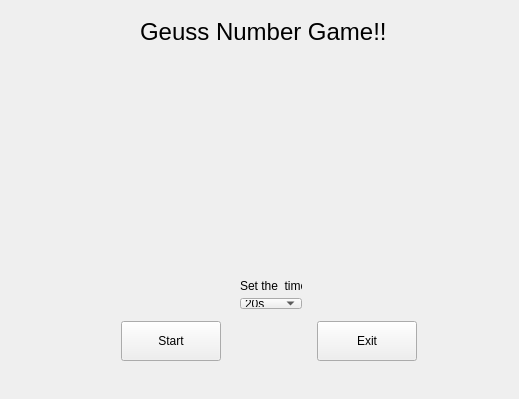
<?xml version="1.0" encoding="UTF-8"?>
<ui version="4.0">
 <class>Widget</class>
 <widget class="QWidget" name="Widget">
  <property name="geometry">
   <rect>
    <x>0</x>
    <y>0</y>
    <width>519</width>
    <height>399</height>
   </rect>
  </property>
  <property name="windowTitle">
   <string>Widget</string>
  </property>
  <widget class="QStackedWidget" name="stackedWidget">
   <property name="geometry">
    <rect>
     <x>9</x>
     <y>9</y>
     <width>501</width>
     <height>381</height>
    </rect>
   </property>
   <property name="minimumSize">
    <size>
     <width>80</width>
     <height>40</height>
    </size>
   </property>
   <property name="cursor">
    <cursorShape>OpenHandCursor</cursorShape>
   </property>
   <property name="currentIndex">
    <number>0</number>
   </property>
   <widget class="QWidget" name="startMenu">
    <property name="styleSheet">
     <string notr="true">z</string>
    </property>
    <widget class="QLabel" name="labelText">
     <property name="geometry">
      <rect>
       <x>131</x>
       <y>9</y>
       <width>276</width>
       <height>28</height>
      </rect>
     </property>
     <property name="text">
      <string>&lt;html&gt;&lt;head/&gt;&lt;body&gt;&lt;p&gt;&lt;span style=&quot; font-size:18pt;&quot;&gt;Geuss  Number Game!!&lt;/span&gt;&lt;/p&gt;&lt;/body&gt;&lt;/html&gt;</string>
     </property>
    </widget>
    <widget class="QPushButton" name="ptbStart">
     <property name="geometry">
      <rect>
       <x>112</x>
       <y>312</y>
       <width>100</width>
       <height>40</height>
      </rect>
     </property>
     <property name="minimumSize">
      <size>
       <width>100</width>
       <height>40</height>
      </size>
     </property>
     <property name="text">
      <string>Start</string>
     </property>
    </widget>
    <widget class="QWidget" name="">
     <property name="geometry">
      <rect>
       <x>220</x>
       <y>260</y>
       <width>84</width>
       <height>51</height>
      </rect>
     </property>
     <layout class="QVBoxLayout" name="verticalLayout">
      <item>
       <widget class="QLabel" name="label_combox">
        <property name="text">
         <string>Set the  time:</string>
        </property>
       </widget>
      </item>
      <item>
       <widget class="QComboBox" name="comboBox">
        <item>
         <property name="text">
          <string>20s</string>
         </property>
        </item>
        <item>
         <property name="text">
          <string>10s</string>
         </property>
        </item>
        <item>
         <property name="text">
          <string>5s</string>
         </property>
        </item>
        <item>
         <property name="text">
          <string>40s</string>
         </property>
        </item>
        <item>
         <property name="text">
          <string>60s</string>
         </property>
        </item>
        <item>
         <property name="text">
          <string>120s</string>
         </property>
        </item>
       </widget>
      </item>
     </layout>
    </widget>
    <widget class="QPushButton" name="ptbExit">
     <property name="geometry">
      <rect>
       <x>308</x>
       <y>312</y>
       <width>100</width>
       <height>40</height>
      </rect>
     </property>
     <property name="minimumSize">
      <size>
       <width>100</width>
       <height>40</height>
      </size>
     </property>
     <property name="text">
      <string>Exit</string>
     </property>
    </widget>
    <widget class="QLabel" name="labelStartGIF">
     <property name="geometry">
      <rect>
       <x>50</x>
       <y>70</y>
       <width>411</width>
       <height>161</height>
      </rect>
     </property>
     <property name="text">
      <string/>
     </property>
    </widget>
    <zorder>labelText</zorder>
    <zorder>label_combox</zorder>
    <zorder>horizontalSpacer</zorder>
    <zorder>horizontalSpacer_2</zorder>
    <zorder>horizontalSpacer_3</zorder>
    <zorder>horizontalSpacer_4</zorder>
    <zorder>comboBox</zorder>
    <zorder>ptbStart</zorder>
    <zorder>horizontalSpacer_6</zorder>
    <zorder>horizontalSpacer_7</zorder>
    <zorder></zorder>
    <zorder>label_combox</zorder>
    <zorder>comboBox</zorder>
    <zorder>ptbExit</zorder>
    <zorder>labelStartGIF</zorder>
   </widget>
   <widget class="QWidget" name="GameMenu">
    <widget class="QProgressBar" name="progressBar">
     <property name="geometry">
      <rect>
       <x>10</x>
       <y>10</y>
       <width>481</width>
       <height>22</height>
      </rect>
     </property>
     <property name="value">
      <number>24</number>
     </property>
    </widget>
    <widget class="QTextEdit" name="textEdit">
     <property name="geometry">
      <rect>
       <x>10</x>
       <y>40</y>
       <width>481</width>
       <height>231</height>
      </rect>
     </property>
    </widget>
    <widget class="QPushButton" name="pbt0">
     <property name="geometry">
      <rect>
       <x>9</x>
       <y>282</y>
       <width>80</width>
       <height>40</height>
      </rect>
     </property>
     <property name="minimumSize">
      <size>
       <width>80</width>
       <height>40</height>
      </size>
     </property>
     <property name="text">
      <string>0</string>
     </property>
    </widget>
    <widget class="QPushButton" name="pbt1">
     <property name="geometry">
      <rect>
       <x>95</x>
       <y>282</y>
       <width>80</width>
       <height>40</height>
      </rect>
     </property>
     <property name="minimumSize">
      <size>
       <width>80</width>
       <height>40</height>
      </size>
     </property>
     <property name="text">
      <string>1</string>
     </property>
    </widget>
    <widget class="QPushButton" name="pbt2">
     <property name="geometry">
      <rect>
       <x>181</x>
       <y>282</y>
       <width>80</width>
       <height>40</height>
      </rect>
     </property>
     <property name="minimumSize">
      <size>
       <width>80</width>
       <height>40</height>
      </size>
     </property>
     <property name="text">
      <string>2</string>
     </property>
    </widget>
    <widget class="QPushButton" name="pbt3">
     <property name="geometry">
      <rect>
       <x>267</x>
       <y>282</y>
       <width>80</width>
       <height>40</height>
      </rect>
     </property>
     <property name="minimumSize">
      <size>
       <width>80</width>
       <height>40</height>
      </size>
     </property>
     <property name="text">
      <string>3</string>
     </property>
    </widget>
    <widget class="QPushButton" name="pbt4">
     <property name="geometry">
      <rect>
       <x>354</x>
       <y>282</y>
       <width>80</width>
       <height>40</height>
      </rect>
     </property>
     <property name="minimumSize">
      <size>
       <width>80</width>
       <height>40</height>
      </size>
     </property>
     <property name="text">
      <string>4</string>
     </property>
    </widget>
    <widget class="QPushButton" name="pbt5">
     <property name="geometry">
      <rect>
       <x>9</x>
       <y>328</y>
       <width>80</width>
       <height>40</height>
      </rect>
     </property>
     <property name="minimumSize">
      <size>
       <width>80</width>
       <height>40</height>
      </size>
     </property>
     <property name="text">
      <string>5</string>
     </property>
    </widget>
    <widget class="QPushButton" name="pbt7">
     <property name="geometry">
      <rect>
       <x>181</x>
       <y>328</y>
       <width>80</width>
       <height>40</height>
      </rect>
     </property>
     <property name="minimumSize">
      <size>
       <width>80</width>
       <height>40</height>
      </size>
     </property>
     <property name="text">
      <string>7</string>
     </property>
    </widget>
    <widget class="QPushButton" name="pbt9">
     <property name="geometry">
      <rect>
       <x>354</x>
       <y>328</y>
       <width>80</width>
       <height>40</height>
      </rect>
     </property>
     <property name="minimumSize">
      <size>
       <width>80</width>
       <height>40</height>
      </size>
     </property>
     <property name="text">
      <string>9</string>
     </property>
    </widget>
    <widget class="QPushButton" name="pbt8">
     <property name="geometry">
      <rect>
       <x>267</x>
       <y>328</y>
       <width>80</width>
       <height>40</height>
      </rect>
     </property>
     <property name="minimumSize">
      <size>
       <width>80</width>
       <height>40</height>
      </size>
     </property>
     <property name="text">
      <string>8</string>
     </property>
    </widget>
    <widget class="QPushButton" name="pbt6">
     <property name="geometry">
      <rect>
       <x>95</x>
       <y>328</y>
       <width>80</width>
       <height>40</height>
      </rect>
     </property>
     <property name="minimumSize">
      <size>
       <width>80</width>
       <height>40</height>
      </size>
     </property>
     <property name="text">
      <string>6</string>
     </property>
    </widget>
    <widget class="QPushButton" name="pbtDel">
     <property name="geometry">
      <rect>
       <x>440</x>
       <y>282</y>
       <width>60</width>
       <height>40</height>
      </rect>
     </property>
     <property name="minimumSize">
      <size>
       <width>40</width>
       <height>40</height>
      </size>
     </property>
     <property name="maximumSize">
      <size>
       <width>60</width>
       <height>16777215</height>
      </size>
     </property>
     <property name="text">
      <string>&lt;-</string>
     </property>
    </widget>
    <widget class="QPushButton" name="pbtHint">
     <property name="geometry">
      <rect>
       <x>440</x>
       <y>328</y>
       <width>60</width>
       <height>40</height>
      </rect>
     </property>
     <property name="minimumSize">
      <size>
       <width>40</width>
       <height>40</height>
      </size>
     </property>
     <property name="maximumSize">
      <size>
       <width>60</width>
       <height>16777215</height>
      </size>
     </property>
     <property name="text">
      <string>hint</string>
     </property>
    </widget>
   </widget>
   <widget class="QWidget" name="winOver">
    <widget class="QLabel" name="labelWinGIF">
     <property name="geometry">
      <rect>
       <x>90</x>
       <y>10</y>
       <width>331</width>
       <height>241</height>
      </rect>
     </property>
     <property name="text">
      <string/>
     </property>
    </widget>
    <widget class="QLabel" name="label_4">
     <property name="geometry">
      <rect>
       <x>150</x>
       <y>270</y>
       <width>181</width>
       <height>41</height>
      </rect>
     </property>
     <property name="font">
      <font>
       <pointsize>16</pointsize>
      </font>
     </property>
     <property name="text">
      <string>You are winning!</string>
     </property>
    </widget>
   </widget>
   <widget class="QWidget" name="loseOver">
    <widget class="QLabel" name="labelLoseGIF">
     <property name="geometry">
      <rect>
       <x>80</x>
       <y>20</y>
       <width>341</width>
       <height>251</height>
      </rect>
     </property>
     <property name="text">
      <string/>
     </property>
    </widget>
    <widget class="QLabel" name="label_6">
     <property name="geometry">
      <rect>
       <x>170</x>
       <y>280</y>
       <width>151</width>
       <height>41</height>
      </rect>
     </property>
     <property name="font">
      <font>
       <pointsize>16</pointsize>
      </font>
     </property>
     <property name="text">
      <string>Over Game!</string>
     </property>
    </widget>
   </widget>
  </widget>
 </widget>
 <layoutdefault spacing="6" margin="11"/>
 <resources/>
 <connections/>
</ui>
